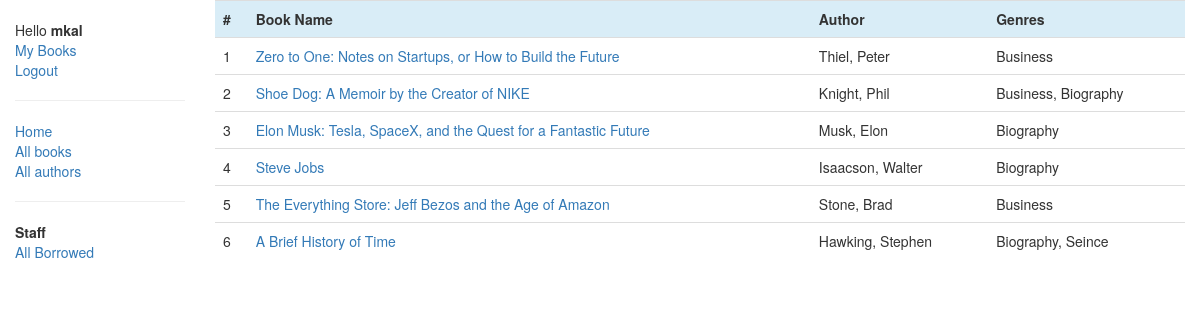
/catalog/books/ (signed in), run on an earlier commit of the app's database.
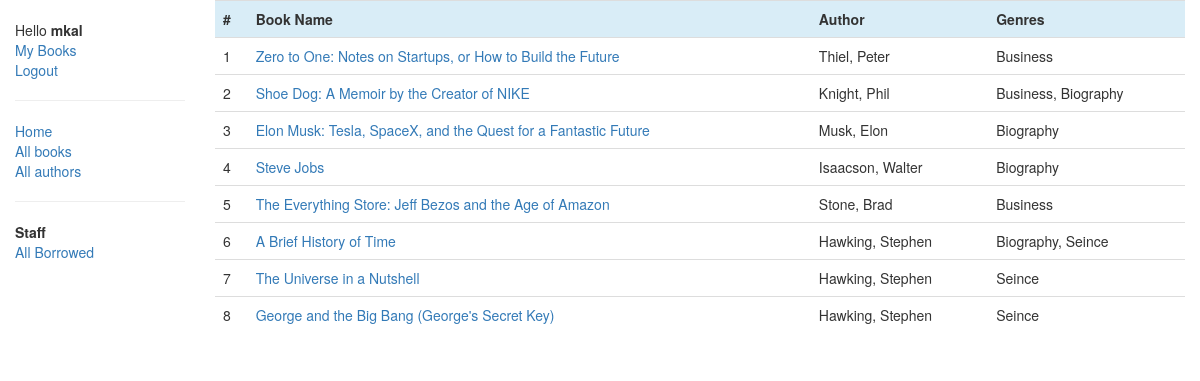
And on a later commit of the database.
### catalog/models.py (models this page shows, shortened)
class Book(models.Model):
    title = models.CharField(max_length=200)
    author = models.ForeignKey('Author', on_delete=models.SET_NULL, null=True)
    summery = models.TextField(max_length=1000, help_text="Enter a brief description of the book ")
    isbn = models.CharField('ISBN', max_length=13,
                            help_text='13 Character <a href="https://www.isbn-international.org/content/what-isbn">ISBN number</a>')
    genre = models.ManyToManyField(Genre, help_text="Select a genre for this book.")
    language = models.ForeignKey('Language', on_delete=models.SET_NULL, null=True)
    def display_genre(self):
        return ", ".join([genre.name for genre in self.genre.all()[:3]])
    display_genre.short_description = 'Genre'
    def get_absolute_url(self):
        return reverse('book-detail', args=[str(self.id)])

class Author(models.Model):
    first_name = models.CharField(max_length=128)
    last_name = models.CharField(max_length=128)
    date_of_birth = models.DateField(null=True, blank=True)
    date_of_death = models.DateField('Died', null=True, blank=True)
    class Meta:
        ordering = ['last_name', 'first_name']
    def __str__(self):
        return "{}, {}".format(self.last_name, self.first_name)

class Genre(models.Model):
    name = models.CharField(max_length=128, help_text="Enter a book genre (e.g. Science Fiction, French Poetry etc.)")

### catalog/views.py (the view)
# urls.py: path('books/', views.BookListView.as_view(), name='books'),
class BookListView(LoginRequiredMixin, generic.ListView):
    model = Book
    template_name = 'lists/book_list.html'
    paginate_by = 20

### catalog/templates/lists/book_list.html (shortened to what this page needs)
{% extends 'base.html' %}
{% block content %}
    {% if book_list %}
        <table class="table">
            <tr class="info">
                <th>
                    #
                </th>
                <th>
                    Book Name
                </th>
                <th>
                    Author
                </th>
                <th>
                    Genres
                </th>
            </tr>
            {% for book in book_list %}
                <tr>
                    <td>{{ forloop.counter }}</td>
                    <td><a href="{{ book.get_absolute_url }}">{{ book.title }}</a></td>
                    <td>{{ book.author }}</td>
                    <td>{{ book.display_genre }}</td>
                </tr>
            {% endfor %}
        </table>
    {% else %}
        <blockquote>There is no book in library!</blockquote>
    {% endif %}
{% endblock %}

What changed in the data, as far as the page shows it:
added Book: title "The Universe in a Nutshell", author "Hawking, Stephen", display_genre "Seince"
added Book: title "George and the Big Bang (George's Secret Key)", author "Hawking, Stephen", display_genre "Seince"
